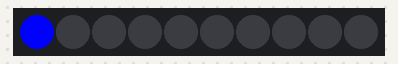
Bench run of a sketch on a simulated Arduino Uno, built with avr-gcc and run on an emulated ATmega328P. On the bench: 10 RGB LEDs in strip order, left to right.

Above: at 0.07 s.
At 0.67 s:
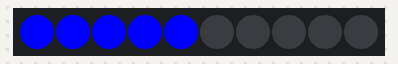
At 1.4 s:
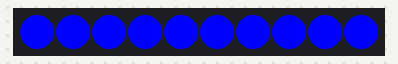
At 3.55 s:
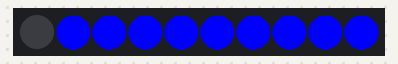
At 4.5 s:
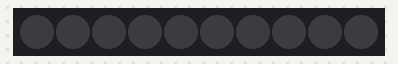
At 7.03 s:
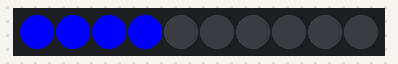

The sketch:

adafruit-neo-pixel.ino
```cpp
#include <Adafruit_NeoPixel.h>

#define PIN 5           // Data pini
#define NUMPIXELS 10    // LED sayısı

Adafruit_NeoPixel strip(NUMPIXELS, PIN, NEO_GRB + NEO_KHZ800);

void setup() {
  strip.begin();
  strip.show(); // Tüm LED'leri kapat
}

void loop() {
  // Merdiven yukarıdan aşağı akış efekti (mavi)
  for(int i = 0; i < NUMPIXELS; i++) {
    strip.setPixelColor(i, strip.Color(0, 0, 255)); // Mavi
    strip.show();
    delay(150);
  }

  delay(2000);

  // Merdiveni söndür
  for(int i = 0; i < NUMPIXELS; i++) {
    strip.setPixelColor(i, 0); // LED'i kapat
    strip.show();
    delay(100);
  }

  delay(2000);
}
```

Measured:
- by itself, everything shown: repeats every 6.5 s, in 20 steps
- what the display in image 2 shows lasts 2.1 s, from 1.4 s to 3.5 s
- what the display in image 4 shows lasts 2.1 s, from 4.4 s to 6.5 s
